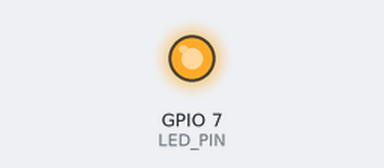
A sketch run on a simulated ESP32-C3. Shown: output pins drawn as LEDs (lit = HIGH). WiFi joins after 1.5 s; servers stay silent unless stated; what the sketch prints to the serial monitor is not drawn.

Above: at 2.7 s.
At 7.2 s:
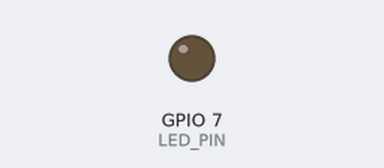
Timing chart, 0 to 9.4 s (numbered marks = the images above):
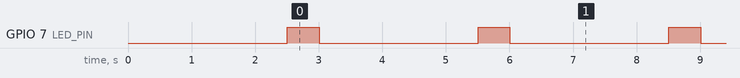

Measured:
- by itself, GPIO 7 (LED_PIN): alternates HIGH for 0.50 s and LOW for 2.5 s

The sketch:

esp32-wifi-config.ino
```cpp
#include "WiFi.h"
#include "Preferences.h"
#include "wifi_config.h" // WiFi credentials (gitignored)

#define LED_PIN 7 // ESP32C3 built-in LED

// Signal strength thresholds
#define STRONG_SIGNAL -50 // -30 to -50 dBm
#define MEDIUM_SIGNAL -70 // -50 to -70 dBm
// Below -70 dBm is weak signal

// WiFi credentials are loaded from wifi_config.h
// This file is gitignored for security

void setup()
{
  Serial.begin(115200);
  delay(1000);

  // Setup LED
  pinMode(LED_PIN, OUTPUT);
  digitalWrite(LED_PIN, LOW);

  Serial.println("ESP32C3 WiFi Connection");

  // Connect to WiFi
  connectToWiFi();
}

void connectToWiFi()
{
  WiFi.mode(WIFI_STA);
  WiFi.begin(WIFI_SSID, WIFI_PASSWORD);

  Serial.println("Connecting to WiFi...");
  Serial.println("SSID: " + String(WIFI_SSID));

  int attempts = 0;
  while (WiFi.status() != WL_CONNECTED && attempts < 20)
  {
    delay(500);
    Serial.print(".");
    attempts++;
  }

  if (WiFi.status() == WL_CONNECTED)
  {
    digitalWrite(LED_PIN, LOW);
    Serial.println("\nWiFi Connected!");
    Serial.print("IP: ");
    Serial.println(WiFi.localIP());
    Serial.print("RSSI: ");
    Serial.print(WiFi.RSSI());
    Serial.println(" dBm");
  }
  else
  {
    Serial.println("\nWiFi connection failed!");
    digitalWrite(LED_PIN, HIGH);
  }
}

void loop()
{
  // Check WiFi status and show signal strength
  if (WiFi.status() == WL_CONNECTED)
  {
    int rssi = WiFi.RSSI();
    Serial.print("WiFi Connected - IP: ");
    Serial.print(WiFi.localIP());
    Serial.print(" | RSSI: ");
    Serial.print(rssi);
    Serial.println(" dBm");

    // LED signal strength indicator
    showSignalStrength(rssi);
  }
  else
  {
    Serial.println("WiFi Disconnected - Attempting to reconnect...");
    digitalWrite(LED_PIN, LOW); // LED off when disconnected

    // Attempt to reconnect
    connectToWiFi();
  }

  delay(2000); // Check every 2 seconds
}

void showSignalStrength(int rssi)
{
  if (rssi >= STRONG_SIGNAL)
  {
    // Strong signal: Fast blink (100ms)
    digitalWrite(LED_PIN, HIGH);
    delay(100);
    digitalWrite(LED_PIN, LOW);
    delay(100);
  }
  else if (rssi >= MEDIUM_SIGNAL)
  {
    // Medium signal: Medium blink (500ms)
    digitalWrite(LED_PIN, HIGH);
    delay(500);
    digitalWrite(LED_PIN, LOW);
    delay(500);
  }
  else
  {
    // Weak signal: Slow blink (1000ms)
    digitalWrite(LED_PIN, HIGH);
    delay(1000);
    digitalWrite(LED_PIN, LOW);
    delay(1000);
  }
}

String getWiFiStatus()
{
  switch (WiFi.status())
  {
  case WL_CONNECTED:
    return "Connected";
  case WL_NO_SSID_AVAIL:
    return "No SSID Available";
  case WL_CONNECT_FAILED:
    return "Connection Failed";
  case WL_CONNECTION_LOST:
    return "Connection Lost";
  case WL_DISCONNECTED:
    return "Disconnected";
  default:
    return "Unknown";
  }
}
```

wifi_config_template.h
```cpp
// WiFi Configuration Template
// Copy this file to wifi_config.h and add your credentials
// wifi_config.h is gitignored for security

#ifndef WIFI_CONFIG_H
#define WIFI_CONFIG_H

// Change these to your WiFi credentials
const char *WIFI_SSID = "YourWiFiNetwork";
const char *WIFI_PASSWORD = "YourWiFiPassword";

#endif
```
